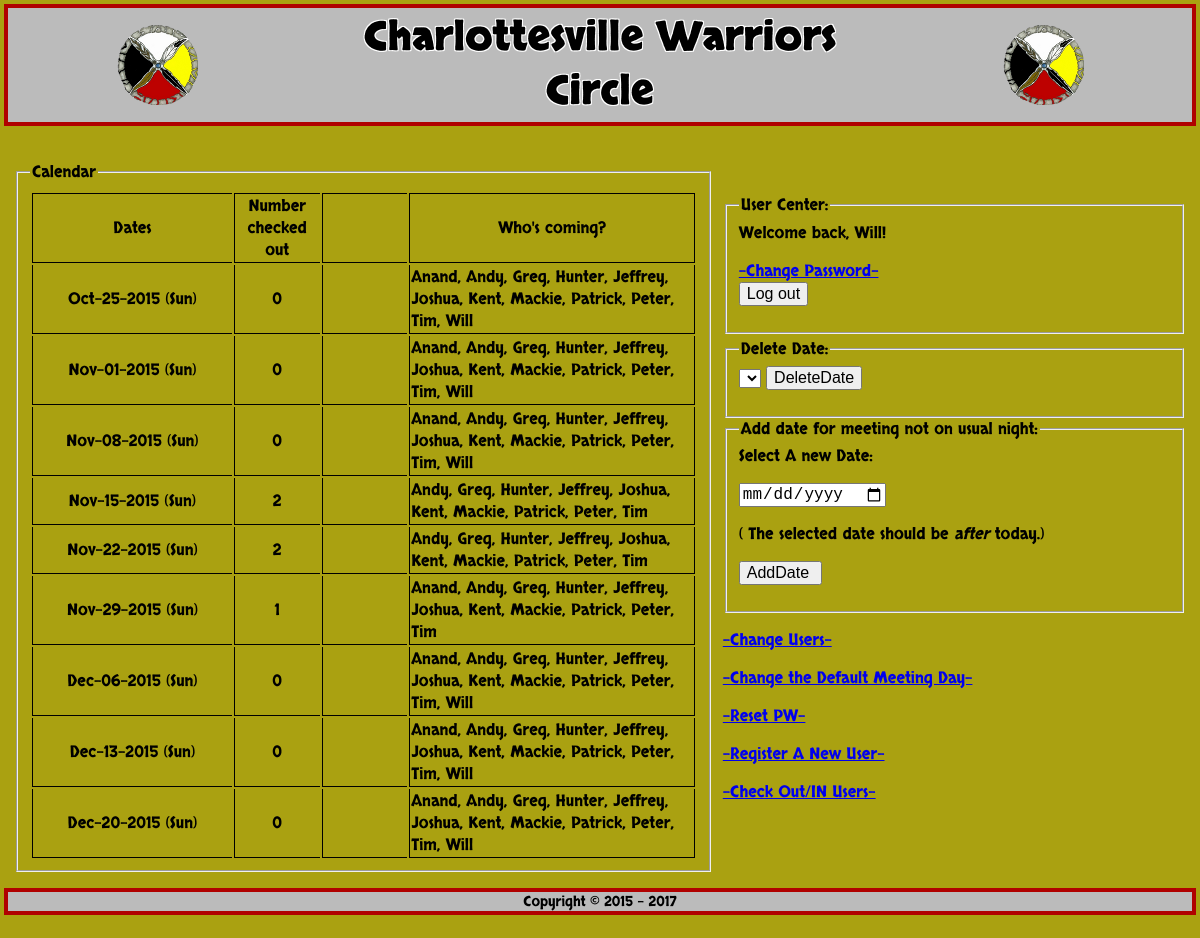
/index.php (signed in), run on the app's committed database.
### tables this page shows
CREATE TABLE `dates` (
  `id` int(10) unsigned NOT NULL AUTO_INCREMENT,
  `date` int(10) unsigned NOT NULL,
  PRIMARY KEY (`id`)
);

CREATE TABLE `uinfo` (
  `id` int(10) unsigned NOT NULL AUTO_INCREMENT,
  `f_name` char(25) NOT NULL,
  `l_name` char(25) NOT NULL,
  `email` char(50) NOT NULL DEFAULT '-',
  `uid` int(10) unsigned NOT NULL,
  PRIMARY KEY (`id`),
  KEY `uid` (`uid`),
  CONSTRAINT `uinfo_ibfk_1` FOREIGN KEY (`uid`) REFERENCES `users` (`id`) ON UPDATE CASCADE ON DELETE CASCADE
);

### weekday.php (called while the page is built, shortened)
<?php
function getWeek($timestamp){
    $timestamp=date('w',$timestamp);
    $str='';
    switch($timestamp){
        case '0': $str.='Sun'; break;
    }
    return $str;
}
?>

### cal.php (the view, shortened to what this page needs)
<?php
	function listAttendees ($databaseConnection, $uid_checkout_array)
	{
		$sql_uinfo = "SELECT id,f_name,l_name,uid from uinfo ORDER BY f_name;";
		$result_uinfo = mysqli_query($databaseConnection,$sql_uinfo);
		$rows= array();
		while ($row = $result_uinfo->fetch_assoc())
 		 	$rows[] = $row;
		$stillComing = array();
		foreach ($rows as $row)
			if (! in_array ($row['uid'],$uid_checkout_array))
				$stillComing[] = $row;
		for ($i = 0; $i < count($stillComing); ++$i)
		{
			$row = $stillComing[$i];
			echo $row['f_name'];
			if ($i < count($stillComing)-1)
				echo ", ";
		}
	}
	include ('weekday.php');
?>
<table>
	<tr>
		<td >
			<fieldset style="min-width: 600px;">
				<legend>Calendar</legend>
					<table class="calender"">
						<tr >
							<td class="datetitle">Dates</td>
							<td class="buttitle">Number<br>checked<br>out</td>
							<td class="contitle"></td>
							<td class="nametitle">Who's coming?</td>
						</tr>
						<?php
						require_once 'conn.php';
						$sql = "SELECT * from dates ORDER BY date";
						$result = mysqli_query($conn,$sql);
						while($daterow = mysqli_fetch_array($result))
						{
						?>
						<tr>
							<td class="date">
							<?php
								$currentdateid = $daterow['id'];
								echo date('M-d-Y', $daterow['date']);
								echo " (".getWeek($daterow['date']).")";
								$sql_uid = "SELECT userId from checkouts where dateId='$currentdateid'";
								$result_uid = mysqli_query($conn,$sql_uid);
							?>
							</td>
							<td class="con">
							<?php
								$uid_checkout_array = array();
								while($row_uid = mysqli_fetch_array($result_uid))
								{
									array_push($uid_checkout_array, $row_uid['userId']);
								}
								echo $uid_count=count($uid_checkout_array);
							?>
							</td>
							<td class="but">
							</td>
							<td class="name" >
								<?php 	listAttendees ($conn,$uid_checkout_array);	?>
							</td>
						</tr>
						<?php
						}
					?>
				</table>
			</fieldset>
		</td>
	</tr>
</table>

### index.php (shortened to what this page needs)
<html>
<head>
<link rel="stylesheet" type="text/css" href="style.css"></link>
</head>
<body>
	<?php include ('body.php');?>
	<?php include ('footer.php');?>
</body>
</html>

### body.php (shortened to what this page needs)
<?php
	function printMessageFromURLArgument ()
	{
		echo '<center><span class="messageFromURLArgument">';
		echo "</span></center>";
	}
?>
<div>
<table style="width: 100%">
	<tr>
	<?php
	if(isset($_COOKIE['user_id']))
	{	?>
		<td style="width: 60%">
			<?php printMessageFromURLArgument (); ?>
			<?php include "cal.php" ?>
		</td>
		<td style="width: 40%">
			<?php include "user.php"; ?>
		</td>
	<?php
	}
	?>
	</tr>
</table>
</div>

### user.php (shortened to what this page needs)
<body style="height: 200px">
<table style="width: 100%; height: 150px">
	<tr>
		<td style="width: 100%;height:100px">
		<fieldset>
		<legend>User Center:</legend>
		<?php
			require_once 'conn.php';
			$currentuid=$_COOKIE['user_id'];
			$query = "SELECT f_name,l_name FROM uinfo WHERE '$currentuid' = uid";
			$data = mysqli_query($conn,$query);
			$row = mysqli_fetch_array($data);
			echo "Welcome back, " . $row['f_name']."!";
		?>
		<br />
			<p><a href="password.php">-Change Password-</a><br>
		<input type="button" onclick="window.location.href='logout.php';" value="Log out" class="right" />
		</fieldset>
		</td>
	</tr>
	<tr>
		<td style="width: 100%; height:100px">
		<?php
			$sql_admin = "SELECT admin FROM users WHERE '$currentuid' = id";
			$result_admin = mysqli_query($conn,$sql_admin);
			$row_admin = mysqli_fetch_array($result_admin);
			if ($row_admin['admin'] ==1)
			{
				include "admin.php";
			}
		?>
		</td>
	</tr>
</table>
</body>

### deleteDate.php (shortened to what this page needs)
<div>
<fieldset>
	<legend>Delete Date:</legend>
	<form name="deleteDateForm" method="post" action="updateDates.php" >
		<select name="selectDate">
		</select>
		<input type="submit" name="deleteDate" id= "deleteDate" value="DeleteDate">
	</form>
</fieldset>
</div>

### addDate.php (shortened to what this page needs)
<div>
	<fieldset>
	<legend>Add date for meeting not on usual night:</legend>
	<form name="dateForm" method="post"  onSubmit="return InputCheck(this)" action="updateDates.php" >
		<label for="date">Select A new Date:</label>
		<p>
			<input id="date" name="date" type="date" class="input" />
			<p> ( The selected date should be <i>after</i> today.)
		</p>
		<input type="submit" name="addDate" id= "submit" value="AddDate "/>
	</form>
	</fieldset>
</div>

### admin.php (shortened to what this page needs)
	<?php
		require_once 'conn.php';
		$sql = "SELECT superadmin FROM users WHERE id='$_COOKIE[user_id]'";
		$get_currentuser = mysqli_query($conn,$sql) or die("Error: ".mysqli_error($conn));
		$get_superadmin=mysqli_fetch_array($get_currentuser);
	?>
<?php
include ('deleteDate.php');
include ('addDate.php');
if ($get_superadmin['superadmin']==1)
{
?>
	<p><a href="adminusers.php">-Change Users-</a>
	<p><a href="changeDefDay.php">-Change the Default Meeting Day-</a>
	<p><a href="changeelsepw.php">-Reset PW-</a>
<?php
}
?>
<p><a href="registration.php">-Register A New User-</a>
<p><a href="checkelsepage.php">-Check Out/IN Users-</a>

### footer.php (shortened to what this page needs)
<div class="footer">
	<p class="footer" align="center"> Copyright &#169; 2015 - <?php echo date("Y");?></p>
</div>
<br>

### style.css (style rules this page uses)
table tr td.datetitle { border-left:1px solid black; border-top:1px solid black; border-bottom:1px solid black; text-align:center; width:28%; }
table tr td.contitle { border-left:1px solid black; border-top:1px solid black; border-bottom:1px solid black; text-align:center; width:12%; }
table tr td.buttitle { border-left:1px solid black; border-top:1px solid black; border-bottom:1px solid black; text-align:center; width:10%; }
table tr td.nametitle { border:1px solid black; text-align:center; width:40%; }
table tr td.date { border-left:1px solid black; border-bottom:1px solid black; text-align:center; width:28%; }
table tr td.con { border-left:1px solid black; border-bottom:1px solid black; text-align:center; width:12%; }
table tr td.but { border-left:1px solid black; border-bottom:1px solid black; text-align:center; width:10%; }
table tr td.name { border-left:1px solid black; border-right:1px solid black; border-bottom:1px solid black; text-align:left; width:40%; word-wrap:break-word; word-break:keep-all; }
body { text-align:center; color:#000000; background:#aaa111; font-family: "Skranji", Verdana, Tahoma; min-width: 500px; }
div.header { width: 100%; text-align: center; background: #BBBBBB; font-family: "SkranjiBold", Verdana, Tahoma; outline: 4px solid #B00100; }
div.footer { width: 100%; text-align: center; background: #BBBBBB; font-family: "Skranji", Verdana, Tahoma; outline: 4px solid #B00100; }
body,input,textarea { font-size:16px; }
.title { text-align:center; font-size:40px; color: black; text-shadow: -1px -1px 0 #FFF, 1px -1px 0 #FFF, -1px 1px 0 #FFF, 1px 1px 0 #FFF; }
.footer { font-size:14px; }
.messageFromURLArgument { color: #B00100; text-align: center; font-size:x-large; padding:10px; }

### data on the page
dates: date "Oct-25-2015", date "Sun", uid_checkout_array "0"
uinfo: f_name "Anand"
uinfo: f_name "Andy"
uinfo: f_name "Greg"
uinfo: f_name "Hunter"
uinfo: f_name "Jeffrey"
uinfo: f_name "Joshua"
uinfo: f_name "Kent"
uinfo: f_name "Mackie"
uinfo: f_name "Patrick"
uinfo: f_name "Peter"
uinfo: f_name "Tim"
uinfo: f_name "Will"
dates: date "Nov-01-2015", date "Sun", uid_checkout_array "0"
dates: date "Nov-08-2015", date "Sun", uid_checkout_array "0"
dates: date "Nov-15-2015", date "Sun", uid_checkout_array "2"
dates: date "Nov-22-2015", date "Sun", uid_checkout_array "2"
dates: date "Nov-29-2015", date "Sun", uid_checkout_array "1"
dates: date "Dec-06-2015", date "Sun", uid_checkout_array "0"
dates: date "Dec-13-2015", date "Sun", uid_checkout_array "0"
dates: date "Dec-20-2015", date "Sun", uid_checkout_array "0"
